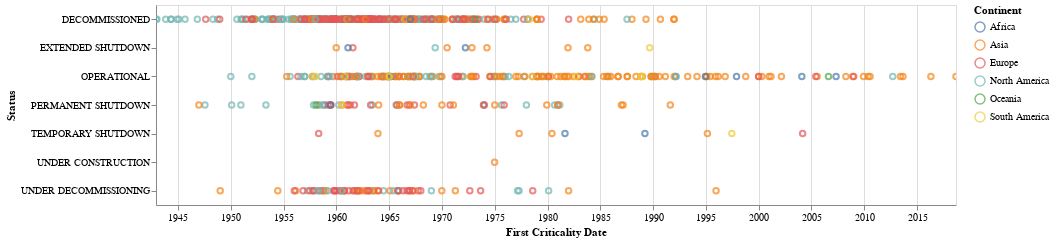

Write notebook code for a chart like this one.
### Code cell
alt.Chart(dfc).mark_point().encode(
    x='First Criticality DateSyrian Arab Republic',
    y='Status:O',
    color='Continent',
    tooltip=['Facility Name', 'City', 'Country', 'Type']
).properties(
    width=800,
    height=200
).interactive()

### Figure 1 — Vega-Lite specification as saved in the notebook (floating-point values rounded to 4 significant figures; data arrays with more than 128 entries replaced by an {"elided": "..."} marker saying what was removed)
{"config": {"view": {"continuousWidth": 300, "continuousHeight": 300}}, "data": {"name": "data-0f82141a4330ac44fe1064e97297bc92"}, "mark": {"type": "point"}, "encoding": {"color": {"field": "Continent", "type": "nominal"}, "tooltip": [{"field": "Facility Name", "type": "nominal"}, {"field": "City", "type": "nominal"}, {"field": "Country", "type": "nominal"}, {"field": "Type", "type": "nominal"}], "x": {"field": "First Criticality Date", "type": "temporal"}, "y": {"field": "Status", "type": "ordinal"}}, "height": 200, "params": [{"name": "param_14", "select": {"type": "interval", "encodings": ["x", "y"]}, "bind": "scales"}], "width": 800, "$schema": "https://vega.github.io/schema/vega-lite/v5.16.3.json", "datasets": {"data-0f82141a4330ac44fe1064e97297bc92": {"elided": "840 records"}}}
